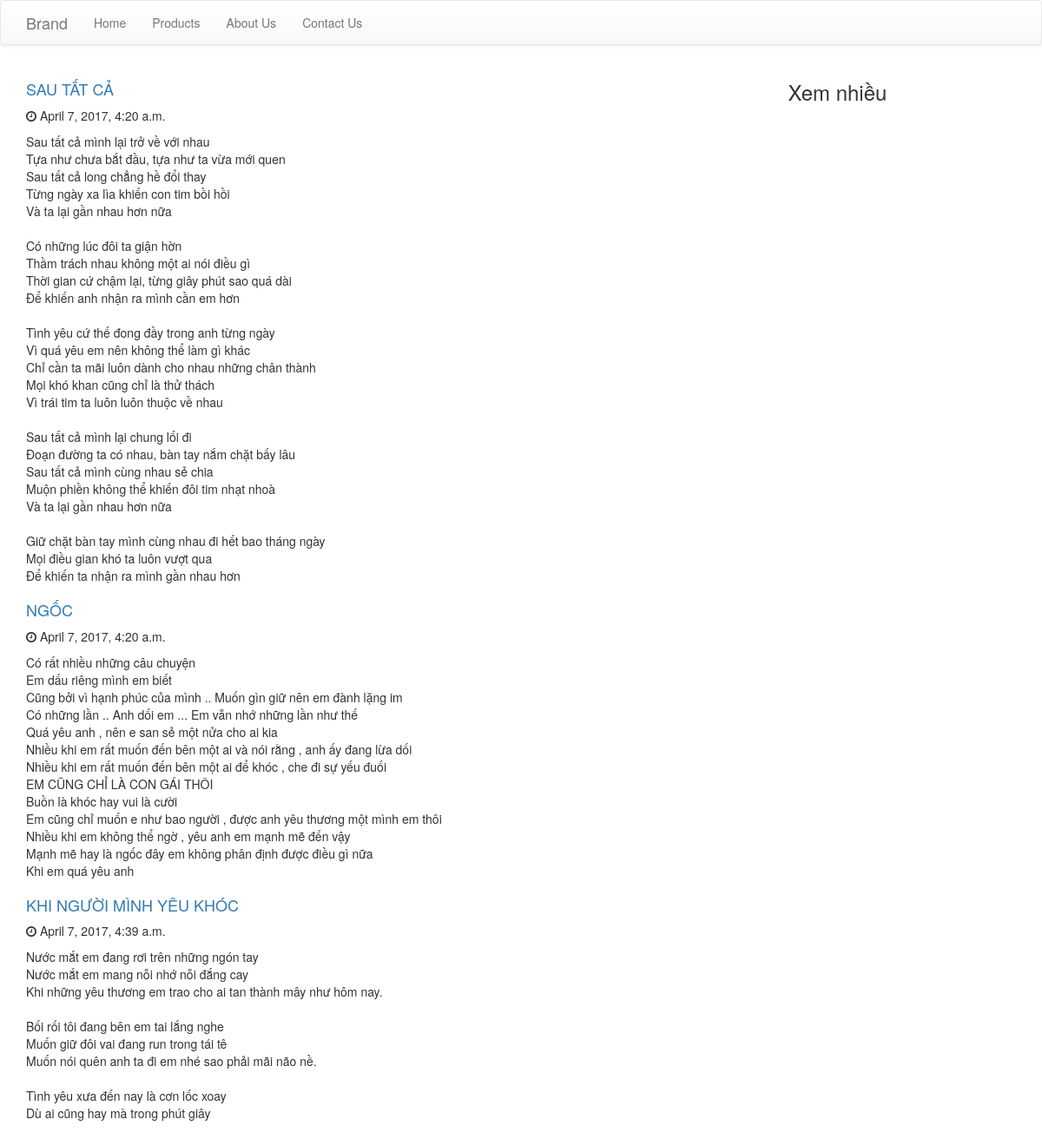
The page / on the database its author committed.
### blog/models.py (models this page shows, shortened)
class Post(models.Model):
    author = models.ForeignKey('auth.User')
    title = models.CharField(max_length=200)
    text = models.TextField()
    created_date = models.DateTimeField(
            default=timezone.now)
    published_date = models.DateTimeField(
            blank=True, null=True)

### blog/views.py (the view)
# urls.py: url(r'^$', views.post_list, name='post_list'),
def post_list(request):
    posts = Post.objects.filter(published_date__lte=timezone.now()).order_by('published_date')
    return render(request, 'blog/post_list.html', {'posts': posts})

### blog/templates/blog/post_list.html (shortened to what this page needs)
{% extends 'blog/base.html' %}
{% block content %}
    {% for post in posts %}
        <ul class="post-list">
            <li class="post-item">
                <h1 class="post-title"><a href="{% url 'post_detail' pk=post.pk %}">{{ post.title }}</a></h1>
                 <p class="date">
                    <i class="fa fa-clock-o"></i>
                    {{ post.published_date }}
                </p>
                <p>{{ post.text|linebreaksbr }}</p>
            </li>
        </ul>
    {% endfor %}
{% endblock %}

### blog/templates/blog/base.html (shortened to what this page needs)
{% load static %}
<html>
    <head>
        <link rel="stylesheet" href="https://maxcdn.bootstrapcdn.com/bootstrap/3.3.7/css/bootstrap.min.css"/>
        <link rel="stylesheet" href="//maxcdn.bootstrapcdn.com/bootstrap/3.2.0/css/bootstrap-theme.min.css">
        <link rel="stylesheet" href="https://maxcdn.bootstrapcdn.com/font-awesome/4.7.0/css/font-awesome.min.css">
        <link type="text/css" rel="stylesheet" href="{% static 'css/style.css' %}">
    </head>
    <body>
    <div class="navbar navbar-default" id="custom-bootstrap-menu" role="navigation">
      <div class="container">
        <div class="navbar-header"><a class="navbar-brand" href="/">Brand</a>
        </div>
        <div class="collapse navbar-collapse navbar-menubuilder">
          <ul class="nav navbar-nav navbar-left">
            <li><a href="/">Home</a></li>
            <li><a href="/products">Products</a></li>
            <li><a href="/about-us">About Us</a></li>
            <li><a href="/contact">Contact Us</a></li>
          </ul>
        </div>
      </div>
    </div>
    <div class="container">
        <div class="row">
            <div class="col-sm-12">
            </div>
        </div>
    </div>
    <div class="container">
        <div class="row">
            <div class="col-sm-9 col-xs-12 main-left">
                {% block content %}
                {% endblock %}
            </div>
            <div class="col-sm-3 col-xs-12 sidebar">
                <div class="widget">
                    <h3 class="widget-title">
                        Xem nhiều
                    </h3>
                </div>
            </div>
        </div>
    </div>
    </body>
</html>

### blog/static/css/style.css (style rules this page uses)
.main-left ul.post-list { list-style: none; padding-left: 0; }
.main-left ul.post-list li { margin-bottom: 20px; }
.post-title { font-size: 18px; text-transform: uppercase; }

### rows shown on the page
Post: title "SAU TẤT CẢ", published_date "April 7, 2017, 4:20 a.m.", text "Sau tất cả mình lại trở về với nhau Tựa như chưa bắt đầu, tựa như ta vừa mới quen Sau tất cả long chẳng hề đổi thay Từng ngày xa lìa khiến con tim bồi hồi Và ta lại gần nhau hơn nữa Có những lúc đôi ta giận hờn Thầm trách nhau không một ai nói điều gì Thời gian cứ chậm lại, từng giây phút sao quá dài Để khiến anh nhận ra mình cần em hơn Tình yêu cứ thế đong đầy trong anh từng ngày Vì quá yêu em nên không thể làm gì khác Chỉ cần ta mãi luôn dành cho nhau những chân thành Mọi khó khan cũng chỉ là thử thách Vì trái tim ta luôn luôn thuộc về nhau Sau tất cả mình lại chung lối đi Đoạn đường ta có nhau, bàn tay nắm chặt bấy lâu Sau tất cả mình cùng nhau sẻ chia Muộn phiền không thể khiến đôi tim…"
Post: title "NGỐC", published_date "April 7, 2017, 4:20 a.m.", text "Có rất nhiều những câu chuyện Em dấu riêng mình em biết Cũng bởi vì hạnh phúc của mình .. Muốn gìn giữ nên em đành lặng im Có những lần .. Anh dối em ... Em vẫn nhớ những lần như thế Quá yêu anh , nên e san sẻ một nửa cho ai kia Nhiều khi em rất muốn đến bên một ai và nói rằng , anh ấy đang lừa dối Nhiều khi em rất muốn đến bên một ai để khóc , che đi sự yếu đuối EM CŨNG CHỈ LÀ CON GÁI THÔI Buồn là khóc hay vui là cười Em cũng chỉ muốn e như bao người , được anh yêu thương một mình em thôi Nhiều khi em không thể ngờ , yêu anh em mạnh mẽ đến vậy Mạnh mẽ hay là ngốc đây em không phân định được điều gì nữa Khi em quá yêu anh"
Post: title "KHI NGƯỜI MÌNH YÊU KHÓC", published_date "April 7, 2017, 4:39 a.m.", text "Nước mắt em đang rơi trên những ngón tay Nước mắt em mang nỗi nhớ nỗi đắng cay Khi những yêu thương em trao cho ai tan thành mây như hôm nay. Bối rối tôi đang bên em tai lắng nghe Muốn giữ đôi vai đang run trong tái tê Muốn nói quên anh ta đi em nhé sao phải mãi não nề. Tình yêu xưa đến nay là cơn lốc xoay Dù ai cũng hay mà trong phút giây"
